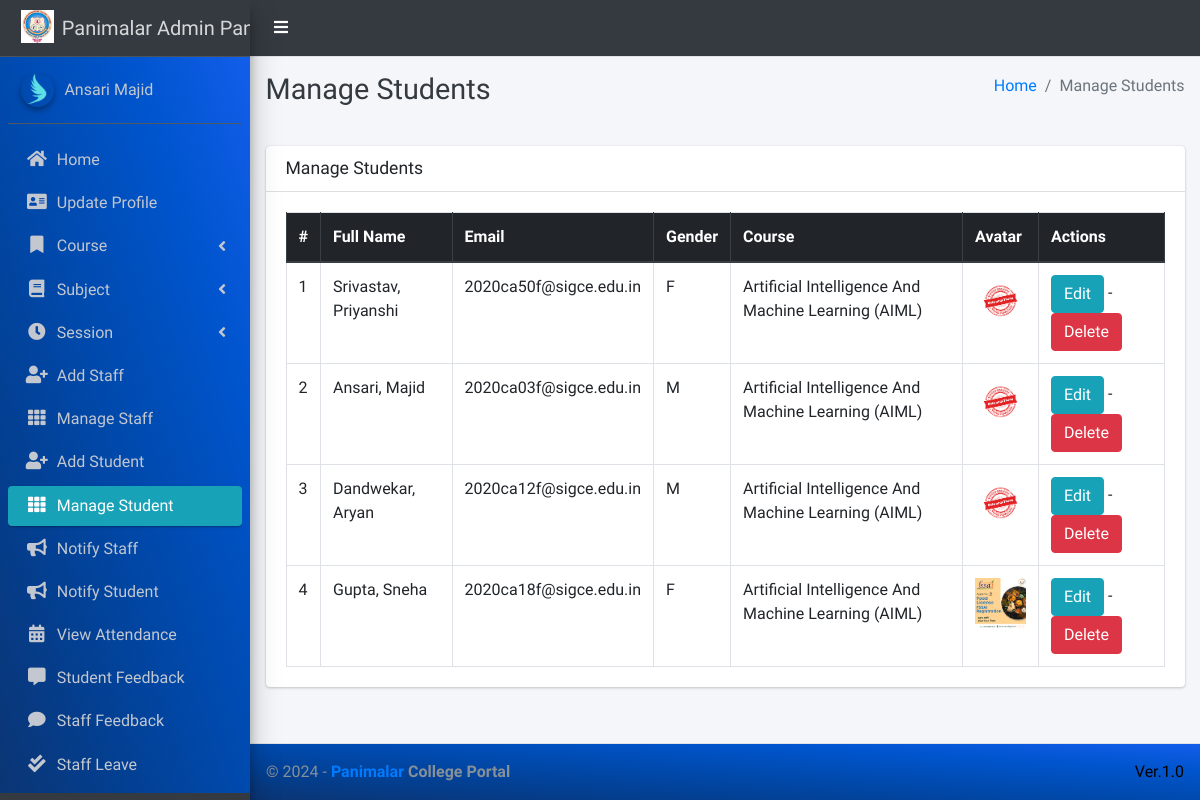
Page /student/manage/ (signed in) on the committed database.
### main_app/models.py (models this page shows, shortened)
class CustomUser(AbstractUser):
    USER_TYPE = ((1, "HOD"), (2, "Staff"), (3, "Student"))
    GENDER = [("M", "Male"), ("F", "Female")]
    username = None  # Removed username, using email instead
    email = models.EmailField(unique=True)
    user_type = models.CharField(default=1, choices=USER_TYPE, max_length=1)
    gender = models.CharField(max_length=1, choices=GENDER)
    profile_pic = models.ImageField()
    address = models.TextField()
    fcm_token = models.TextField(default="")  # For firebase notifications
    created_at = models.DateTimeField(auto_now_add=True)
    updated_at = models.DateTimeField(auto_now=True)
    USERNAME_FIELD = "email"
    REQUIRED_FIELDS = []
    objects = CustomUserManager()
    def __str__(self):
        return  self.first_name + " " + self.last_name

class Student(models.Model):
    admin = models.OneToOneField(CustomUser, on_delete=models.CASCADE)
    course = models.ForeignKey(Course, on_delete=models.DO_NOTHING, null=True, blank=False)
    session = models.ForeignKey(Session, on_delete=models.DO_NOTHING, null=True)

class Course(models.Model):
    name = models.CharField(max_length=120)
    created_at = models.DateTimeField(auto_now_add=True)
    updated_at = models.DateTimeField(auto_now=True)

### main_app/hod_views.py (the view)
# urls.py: path("student/manage/", hod_views.manage_student, name='manage_student'),
def manage_student(request):
    students = CustomUser.objects.filter(user_type=3)
    context = {
        'students': students,
        'page_title': 'Manage Students'
    }
    return render(request, "hod_template/manage_student.html", context)

### main_app/templates/hod_template/manage_student.html
{% extends 'main_app/base.html' %}
{% load static %}
{% block page_title %}{{page_title}}{% endblock page_title %}
{% block content %}
<section class="content">
    <div class="container-fluid">
        <div class="row">
            <div class="col-md-12">
                <div class="card">
                    <div class="card-header">
                        <h3 class="card-title">{{page_title}}</h3>
                    </div>
                    <div class="card-body">
                        <table id="example2" class="table table-bordered table-hover">
                            <thead class="thead-dark">
                                <tr>
                                    <th>#</th>
                                    <th>Full Name</th>
                                    <th>Email</th>
                                    <th>Gender</th>
                                    <th>Course</th>
                                    <th>Avatar</th>
                                    <th>Actions</th>
                                </tr>
                            </thead>
                            <tbody>
                                {% for student in students %}
                                <tr>
                                    <td>{{ forloop.counter }}</td>
                                    <td>{{student.last_name}}, {{student.first_name}}</td>
                                    <td>{{student.email}}</td>
                                    <td>{{student.gender}}</td>
                                    <td>{{student.student.course.name}}</td>
                                    <td>
                                        {% if student.profile_pic == ""  %}
                                        No Image
                                        {% else %}
                                        <img class="img img-fluid mb-2" height="56" width="56"
                                            src="{{student.profile_pic}}" alt="">
                                        {% endif %}
                                    </td>
                                    <td><a href="{% url 'edit_student' student.student.id %}" class="btn btn-info">Edit</a> -
                                        <a href="{% url 'delete_student' student.student.id %}" class="btn btn-danger" onclick="return confirm('Are you sure about this ?')">Delete</a>
                                    </td>
                                </tr>
                                {% endfor %}
                            </tbody>
                        </table>
                    </div>
                </div>
            </div>
        </div>
    </div>
</section>
{% endblock content %}

### main_app/templates/main_app/sidebar_template.html (shortened to what this page needs)
{% load static %}
<aside class="main-sidebar sidebar-dark-info elevation-4">
    {% if request.user.user_type == '1' %}
    <a href="{% url 'admin_home' %}" class="brand-link">
        <img src="{% static 'dist/img/virusx.png' %} " alt="Panimalar LOGO"
            class="brand-image " >
        <span class="brand-text font-weight-light" >Panimalar Admin Panel</span>
    </a>
    <div class="sidebar" style="background-image: linear-gradient(to right top, #0b3574, #033f91, #004aae, #0054cc, #125eeb);">
        <div class="user-panel mt-3 pb-3 mb-3 d-flex">
            <div class="image">
                <img src="{{ request.user.profile_pic}}" class="img-circle elevation-2" alt="User Image">
            </div>
            <div class="info">
                <a href="#" class="d-block">{{user}}</a>
            </div>
        </div>
        <nav class="mt-2">
            <ul class="nav nav-pills nav-sidebar flex-column" data-widget="treeview" role="menu" data-accordion="false">
                <li class="nav-item">
                    {% url 'admin_home' as admin_home %}
                    <a href="{{admin_home}}" class="nav-link {% if admin_home == request.path %} active {% endif %}">
                        <i class="nav-icon fas fa-home"></i>
                        <p>
                            Home
                        </p>
                    </a>
                </li>
                <li class="nav-item">
                    {% url 'admin_view_profile' as admin_view_profile %}
                    <a href="{{admin_view_profile}}"
                        class="nav-link {% if admin_view_profile == request.path %} active {% endif %}">
                        <i class="nav-icon fas fa-address-card"></i>
                        <p>
                            Update Profile
                        </p>
                    </a>
                </li>
                <li class="nav-item has-treeview">
                    <a href="#" class="nav-link" >
                        <i class="nav-icon fas fa-bookmark"></i>
                        <p>
                            Course
                            <i class="fas fa-angle-left right"></i>
                        </p>
                    </a>
                </li>
                <li class="nav-item has-treeview">
                    <a href="#" class="nav-link">
                        <i class="nav-icon fas fa-book"></i>
                        <p>
                            Subject
                            <i class="fas fa-angle-left right"></i>
                        </p>
                    </a>
                </li>
                <li class="nav-item has-treeview">
                    <a href="#" class="nav-link">
                        <i  class="nav-icon fas fa-clock"></i>
                        <p>
                            Session
                            <i class="fas fa-angle-left right"></i>
                        </p>
                    </a>
                </li>
                <li class="nav-item">
                    {% url 'add_staff' as add_staff %}
                    <a href="{{add_staff}}" class="nav-link {% if add_staff == request.path %} active {% endif %}">
                        <i class="nav-icon fas fa-user-plus"></i>
                        <p>
                            Add Staff
                        </p>
                    </a>
                </li>
                <li class="nav-item">
                    {% url 'manage_staff' as manage_staff %}
                    {% url 'edit_staff' staff_id as edit_staff %}
                    <a href="{{manage_staff}}"
                        class="nav-link {% if manage_staff == request.path or request.path == edit_staff %} active {% endif %}">
                        <i class="nav-icon fas fa-th"></i>
                        <p>
                            Manage Staff
                        </p>
                    </a>
                </li>
                <li class="nav-item">
                    {% url 'add_student' as add_student%}
                    <a href="{{add_student}}" class="nav-link  {% if add_student == request.path %} active {% endif %}">
                        <i class="nav-icon fas fa-user-plus"></i>
                        <p>
                            Add Student
                        </p>
                    </a>
                </li>
                <li class="nav-item">
                    {% url 'manage_student' as manage_student %}
                    {% url 'edit_student' student_id as edit_student %}
                    <a href="{{manage_student}}"
                        class="nav-link  {% if edit_student == request.path or manage_student == request.path %} active {% endif %}">
                        <i class="nav-icon fas fa-th"></i>
                        <p>
                            Manage Student
                        </p>
                    </a>
                </li>
                <li class="nav-item">
                    {% url 'admin_notify_staff' as admin_notify_staff %}
                    <a href="{{admin_notify_staff}}"
                        class="nav-link {% if admin_notify_staff == request.path %} active {% endif %}">
                        <i class="nav-icon fas fa-bullhorn"></i>
                        <p>
                            Notify Staff
                        </p>
                    </a>
                </li>
                <li class="nav-item">
                    {% url 'admin_notify_student' as admin_notify_student %}
                    <a href="{{admin_notify_student}}"
                        class="nav-link {% if admin_notify_student == request.path %} active {% endif %}">
                        <i class="nav-icon fas fa-bullhorn"></i>
                        <p>
                            Notify Student
                        </p>
                    </a>
                </li>
                <li class="nav-item">
                    {% url 'admin_view_attendance' as admin_view_attendance %}
                <li class="nav-item">
                    <a href="{{admin_view_attendance}}"
                        class="nav-link  {% if admin_view_attendance == request.path %} active {% endif %}">
                        <i class="nav-icon fas fa-calendar-alt"></i>
                        <p>
                            View Attendance
                        </p>
                    </a>
                </li>
                <li class="nav-item">
                    {% url 'student_feedback_message' as student_feedback_message %}
                    <a href="{{ student_feedback_message }}"
                        class="nav-link  {% if student_feedback_message == request.path %} active {% endif %}">
                        <i class="nav-icon fas fa-comment-alt"></i>
                        <p>
                            Student Feedback
                        </p>
                    </a>
                </li>
                <li class="nav-item">
                    {% url 'staff_feedback_message' as staff_feedback_message %}
                    <a href="{{staff_feedback_message}}"
                        class="nav-link   {% if staff_feedback_message == request.path %} active {% endif %}">
                        <i  class="nav-icon fas fa-comment"></i>
                        <p>
                            Staff Feedback
                        </p>
                    </a>
                </li>
                <li class="nav-item">
                    {% url 'view_staff_leave' as view_staff_leave %}
                    <a href="{{view_staff_leave}}"
                        class="nav-link  {% if view_staff_leave == request.path %} active {% endif %}">
                        <i  class="nav-icon fas fa-check-double"></i>
                        <p>
                            Staff Leave
                        </p>
                    </a>
                </li>
                <li class="nav-item">
                    {% url 'view_student_leave' as view_student_leave %}
                    <a href="{% url 'view_student_leave' %}"
                        class="nav-link  {% if view_student_leave == request.path %} active {% endif %}">
                    </a>
                </li>
                                        {% endif %}
                                    </ul>
                                </nav>
                            </div>
</aside>

### rows in the picture
CustomUser: user.profile_pic (picture), first_name+last_name "Ansari Majid"
CustomUser: last_name "Srivastav", first_name "Priyanshi", email "2020ca50f@sigce.edu.in", gender "F", student.course.name "Artificial Intelligence And Machine Learning (AIML)"
CustomUser: last_name "Ansari", first_name "Majid", email "2020ca03f@sigce.edu.in", gender "M", student.course.name "Artificial Intelligence And Machine Learning (AIML)"
CustomUser: last_name "Dandwekar", first_name "Aryan", email "2020ca12f@sigce.edu.in", gender "M", student.course.name "Artificial Intelligence And Machine Learning (AIML)"
CustomUser: last_name "Gupta", first_name "Sneha", email "2020ca18f@sigce.edu.in", gender "F", student.course.name "Artificial Intelligence And Machine Learning (AIML)", shows a picture

### other values in the picture
{{ page_title }} "Manage Students"
